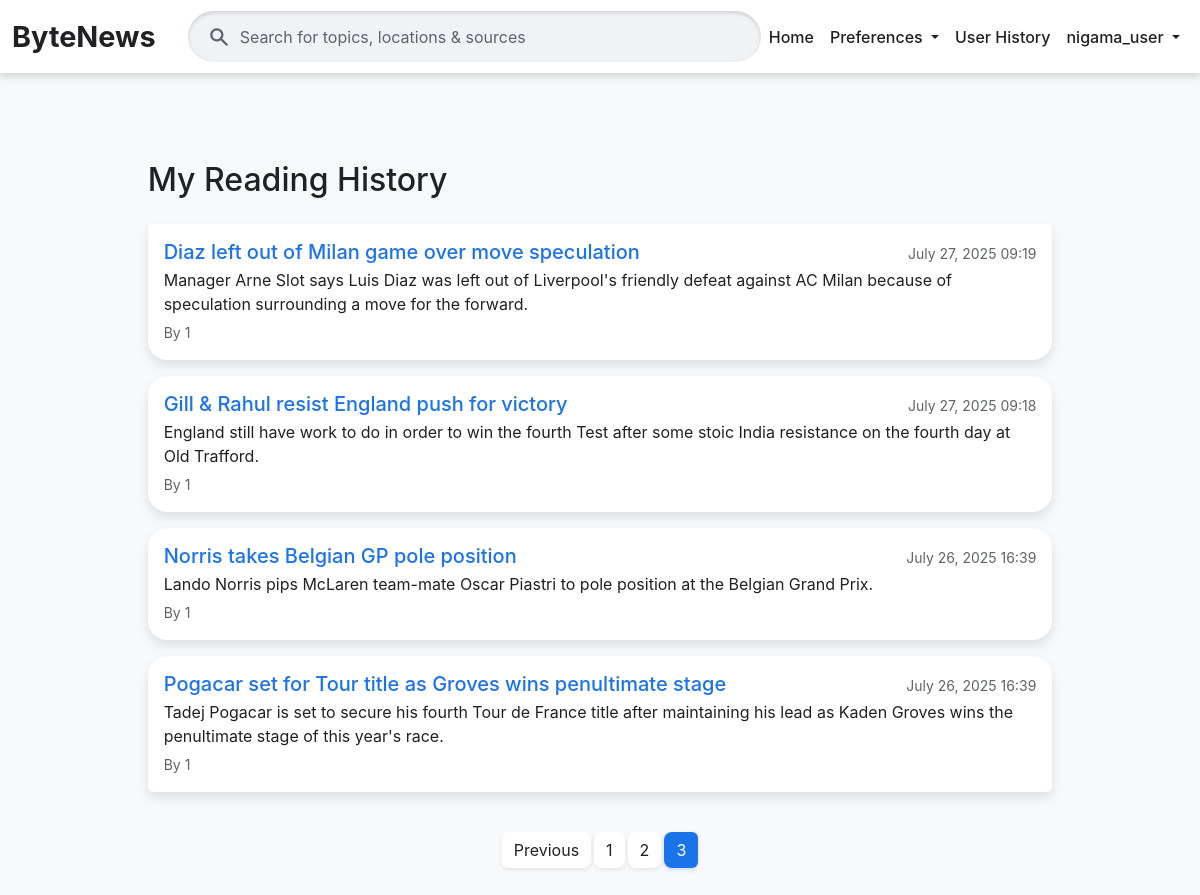
/history/?page=3 (signed in), run on the app's committed database.
### news/models.py (models this page shows, shortened)
class ReadingHistory(models.Model):
    user = models.ForeignKey(User, on_delete=models.CASCADE)
    article = models.ForeignKey(Article, on_delete=models.CASCADE)
    read_at = models.DateTimeField(auto_now_add=True)
    class Meta:
        unique_together = ('user', 'article')
        verbose_name_plural = "Reading History"

class Article(models.Model):
    title = models.CharField(max_length=200)
    content = models.TextField()
    publication_date = models.DateTimeField()
    author = models.CharField(max_length=100, blank=True, null=True)
    link = models.URLField(unique=True) # Ensure article links are unique
    categories = models.ManyToManyField(Category, related_name='articles')
    summary = models.TextField(blank=True, null=True) # New field for summary
    slug = models.SlugField(null=True, max_length=255, blank=True)
    approved = models.BooleanField(default=False) # New field to track approval status
    class Meta:
        ordering = ['-publication_date'] # Default ordering for articles
    def approved_status_icon(self): # Renamed for clarity in admin
        return self.approved # Return the boolean value directly
    approved_status_icon.boolean = True # Displays a nice checkmark/x in admin
    approved_status_icon.short_description = "Approved" # Column header in admin

### news/views.py (the view)
# urls.py: path('history/', views.ReadingHistoryListView.as_view(), name='reading_history'),
@method_decorator(login_required, name='dispatch')
class ReadingHistoryListView(ListView):
    model = ReadingHistory
    template_name = 'news/reading_history.html'
    context_object_name = 'reading_history_entries'
    paginate_by = 10
    def get_queryset(self):
        return ReadingHistory.objects.filter(user=self.request.user).order_by('-read_at')

### news/templates/news/reading_history.html (shortened to what this page needs)
{% extends 'base.html' %}
{% load static %}
{% block content %}
<div class="container mt-4">
    <div class="row justify-content-center">
        <div class="col-lg-10">
            <h2 class="mb-4">My Reading History</h2>
            {% if reading_history_entries %}
                <div class="list-group">
                    {% for entry in reading_history_entries %}
                        <a href="{% url 'news:article_detail' slug=entry.article.slug %}" class="list-group-item list-group-item-action card mb-3 p-3">
                            <div class="d-flex w-100 justify-content-between align-items-center">
                                <h5 class="mb-1">{{ entry.article.title }}</h5>
                                <small class="text-muted">{{ entry.read_at|date:"F d, Y H:i" }}</small>
                            </div>
                            <p class="mb-1">{{ entry.article.summary|default_if_none:entry.article.content|truncatechars:200 }}</p>
                            <small class="text-muted">By {{ entry.article.author|default:"Unknown" }}</small>
                        </a>
                    {% endfor %}
                </div>
                {% if is_paginated %}
                    <nav aria-label="Reading History Page navigation">
                        <ul class="pagination justify-content-center mt-4">
                            {% if page_obj.has_previous %}
                                <li class="page-item"><a class="page-link" href="?page={{ page_obj.previous_page_number }}">Previous</a></li>
                            {% endif %}
                            <li class="page-item {% if page_obj.number == 1 %}active{% endif %}"><a class="page-link" href="?page=1">1</a></li>
                            {% for i in page_obj.paginator.page_range %}
                                {% if i >= page_obj.number|add:"-1" and i <= page_obj.number|add:"1" and i != 1 and i != page_obj.paginator.num_pages %}
                                    <li class="page-item {% if page_obj.number == i %}active{% endif %}"><a class="page-link" href="?page={{ i }}">{{ i }}</a></li>
                                {% endif %}
                            {% endfor %}
                            {% if page_obj.paginator.num_pages > 1 %}
                                <li class="page-item {% if page_obj.number == page_obj.paginator.num_pages %}active{% endif %}"><a class="page-link" href="?page={{ page_obj.paginator.num_pages }}">{{ page_obj.paginator.num_pages }}</a></li>
                            {% endif %}
                        </ul>
                    </nav>
                {% endif %}
            {% else %}
                <p>You haven't read any articles yet. Start reading to build your history!</p>
            {% endif %}
        </div>
    </div>
</div>
{% endblock %}

### ByteNews/templates/base.html (shortened to what this page needs)
<!DOCTYPE html>
<html lang="en">
<head>
    <link href="https://cdn.jsdelivr.net/npm/bootstrap@5.3.3/dist/css/bootstrap.min.css" rel="stylesheet" xintegrity="sha384-QWTKZyjpPEjISv5WaRU9OFeRpok6YctnYmDr5pNlyT2bRjXh0JMhjY6hW+ALEwIH">
    <link href="https://cdn.jsdelivr.net/npm/bootstrap-icons@1.11.3/font/bootstrap-icons.css" rel="stylesheet">
</head>
<body>
    <nav class="navbar navbar-expand-lg">
        <div class="container-fluid">
            <a class="navbar-brand" href="{% url 'news:article_list' %}">ByteNews</a>
            <div class="collapse navbar-collapse justify-content-center" id="navbarNav">
                <form class="d-flex search-form-container" action="{% url 'news:article_list' %}" method="get">
                    <input class="form-control search-input" type="search" placeholder="Search for topics, locations & sources" aria-label="Search" name="q" value="{{ request.GET.q|default_if_none:'' }}">
                </form>
                <ul class="navbar-nav ms-auto mb-2 mb-lg-0 align-items-center">
                    <li class="nav-item">
                        <a class="nav-link" href="{% url 'news:article_list' %}">Home</a>
                    </li>
                    <li class="nav-item dropdown">
                        <a class="nav-link dropdown-toggle" href="#" id="navbarPreferencesDropdown" role="button" data-bs-toggle="dropdown" aria-expanded="false">
                            Preferences
                        </a>
                    </li>
                    {% if user.is_authenticated %}
                        <li class="nav-item">
                            <a class="nav-link" href="{% url 'news:reading_history' %}">User History</a>
                        </li>
                        <li class="nav-item dropdown">
                            <a class="nav-link dropdown-toggle user-dropdown-toggle" href="#" id="navbarUserDropdown" role="button" data-bs-toggle="dropdown" aria-expanded="false">
                                {{ user.username }}
                            </a>
                        </li>
                    {% endif %}
                </ul>
            </div>
        </div>
    </nav>
    <div class="container mt-4">
        {% block content %}
        {% endblock %}
    </div>
</body>
</html>

### ByteNews/templates/base.html (style rules this page uses)
:root { --gn-bg-light: #f8f9fa; --gn-card-bg: #ffffff; --gn-text-dark: #202124; --gn-text-muted: #5f6368; --gn-blue-accent: #1a73e8; --gn-blue-hover: #1764cc; --gn-border: #dadce0; --gn-input-bg: #f0f2f5; --gn-button-blue: #1a73e8; --gn-button-blue-hover: #1764cc; --gn-alert-bg: #e8f0fe; --gn-alert-border: #a8d1ff; --gn-danger-text: #d93025; --gn-danger-bg: #fce8e6; --gn-danger-border: #fccac7; --gn-success-text: #188038; --gn-success-bg: #e6f4ea; --gn-success-border: #a8daaa; }
body { background-color: var(--gn-bg-light); color: var(--gn-text-dark); font-family: 'Google Sans', 'Inter', sans-serif; }
.navbar { background-color: var(--gn-card-bg); border-bottom: none; border-radius: 0; padding: 10px 0; box-shadow: 0 4px 8px rgba(0,0,0,0.15); }
.navbar-brand { color: var(--gn-text-dark) !important; font-weight: 700; font-size: 1.8rem; margin-right: 2rem; }
.navbar .search-form-container { position: relative; flex-grow: 1; max-width: 800px; margin-left: auto; margin-right: auto; }
.navbar .form-control.search-input { background-color: var(--gn-input-bg); border: none; color: var(--gn-text-dark); border-radius: 28px; padding: 0.85rem 1.5rem 0.85rem 3.25rem; width: 100%; box-shadow: inset 0 2px 4px rgba(0,0,0,0.15); }
.navbar .form-control.search-input::placeholder { color: var(--gn-text-muted); opacity: 1; }
.nav-link, .dropdown-item { color: var(--gn-text-dark) !important; font-weight: 500; padding: 0.5rem 1rem; border-radius: 8px; }
.nav-item.dropdown .nav-link.user-dropdown-toggle { padding-right: 0.5rem; }
.card { background-color: var(--gn-card-bg); border: none; border-radius: 20px; box-shadow: 0 8px 16px rgba(0,0,0,0.15); padding: 0.4rem 2.5rem; transition: transform 0.2s ease-in-out, box-shadow 0.2s ease-in-out; }
.pagination .page-link { background-color: var(--gn-card-bg); color: var(--gn-text-dark); border: none; border-radius: 8px; margin: 0 4px; box-shadow: 0 2px 4px rgba(0,0,0,0.08); }
.pagination .page-item.active .page-link { background-color: var(--gn-blue-accent); border-color: var(--gn-blue-accent); color: white; box-shadow: 0 2px 4px rgba(26, 115, 232, 0.2); }
.container.mt-4 { padding-top: 20px; padding-bottom: 20px; }
.form-control { background-color: var(--gn-input-bg) !important; color: var(--gn-text-dark) !important; border: none !important; box-shadow: inset 0 2px 4px rgba(0,0,0,0.1); }
.form-control::placeholder { color: var(--gn-text-muted) !important; }
.row > [class*="col-"] { padding-left: 1rem; padding-right: 1rem; padding-bottom: 2rem; }
.row { margin-left: -1rem; margin-right: -1rem; }
.list-group-item.card { background-color: var(--gn-card-bg) !important; color: var(--gn-text-dark) !important; border: none; box-shadow: 0 6px 12px rgba(0,0,0,0.1); }
.list-group-item.card h5 { color: var(--gn-blue-accent) !important; }
.list-group-item.card small.text-muted { color: var(--gn-text-muted) !important; }
.list-group-item.card p { color: var(--gn-text-dark) !important; }

### data on the page
ReadingHistory: article "Diaz left out of Milan game over move speculation", read_at "July 27, 2025 09:19", article.summary "Manager Arne Slot says Luis Diaz was left out of Liverpool's friendly defeat against AC Milan because of speculation surrounding a move for the forward.", article.author "1"
ReadingHistory: article "Gill & Rahul resist England push for victory", read_at "July 27, 2025 09:18", article.summary "England still have work to do in order to win the fourth Test after some stoic India resistance on the fourth day at Old Trafford.", article.author "1"
ReadingHistory: article "Norris takes Belgian GP pole position", read_at "July 26, 2025 16:39", article.summary "Lando Norris pips McLaren team-mate Oscar Piastri to pole position at the Belgian Grand Prix.", article.author "1"
ReadingHistory: article "Pogacar set for Tour title as Groves wins penultimate stage", read_at "July 26, 2025 16:39", article.summary "Tadej Pogacar is set to secure his fourth Tour de France title after maintaining his lead as Kaden Groves wins the penultimate stage of this year's race.", article.author "1"

### other printed values
{{ user.username }} "nigama_user"
{{ i }} "2"
{{ page_obj.paginator.num_pages }} "3"
